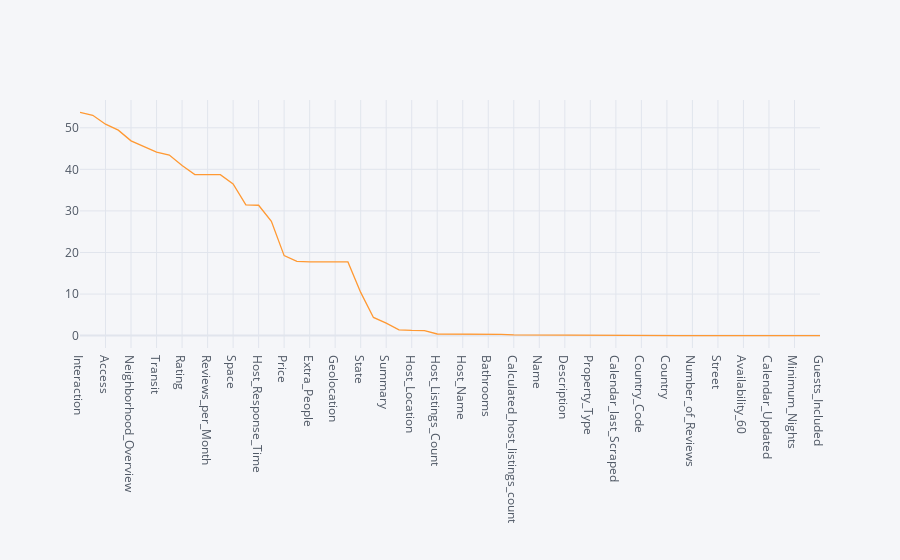

The cell this chart's notebook holds for it:
### Code cell
null_values(df1).iplot(y=['Percent'],kind='line')

### Figure 1 — Plotly figure (JSON) as saved in the notebook; plotly's stock layout.template omitted (floating-point values rounded to 4 significant figures)
{"data": [{"line": {"color": "rgba(255, 153, 51, 1.0)", "dash": "solid", "shape": "linear", "width": 1.3}, "mode": "lines", "name": "Percent", "text": "", "type": "scatter", "x": ["Interaction", "Cleaning_Fee", "Access", "Host_About", "Neighborhood_Overview", "House_Rules", "Transit", "Host_Response_Rate", "Rating", "First_Review", "Reviews_per_Month", "Last_Review", "Space", "Neighbourhood", "Host_Response_Time", "Host_Neighbourhood", "Price", "Features", "Extra_People", "Latitude", "Geolocation", "Longitude", "State", "Zipcode", "Summary", "Market", "Host_Location", "Amenities", "Host_Listings_Count", "Host_Total_Listings_Count", "Host_Name", "Host_Since", "Bathrooms", "Beds", "Calculated_host_listings_count", "Bedrooms", "Name", "City", "Description", "Accommodates", "Property_Type", "Bed_Type", "Calendar_last_Scraped", "Smart_Location", "Country_Code", "Cancellation_Policy", "Country", "Neighbourhood_Cleansed", "Number_of_Reviews", "Availability_365", "Street", "Availability_90", "Availability_60", "Availability_30", "Calendar_Updated", "Maximum_Nights", "Minimum_Nights", "Room_Type", "Guests_Included"], "y": [53.7, 53.01, 50.86, 49.43, 46.86, 45.44, 44.16, 43.43, 40.9, 38.74, 38.74, 38.71, 36.5, 31.44, 31.36, 27.5, 19.24, 17.88, 17.74, 17.73, 17.73, 17.73, 10.39, 4.37, 3, 1.39, 1.26, 1.22, 0.39, 0.39, 0.39, 0.39, 0.38, 0.29, 0.17, 0.15, 0.13, 0.12, 0.05, 0.01, 0, 0, 0, 0, 0, 0, 0, 0, 0, 0, 0, 0, 0, 0, 0, 0, 0, 0, 0]}], "layout": {"legend": {"bgcolor": "#F5F6F9", "font": {"color": "#4D5663"}}, "paper_bgcolor": "#F5F6F9", "plot_bgcolor": "#F5F6F9", "title": {"font": {"color": "#4D5663"}}, "xaxis": {"gridcolor": "#E1E5ED", "showgrid": true, "tickfont": {"color": "#4D5663"}, "title": {"font": {"color": "#4D5663"}, "text": ""}, "zerolinecolor": "#E1E5ED"}, "yaxis": {"gridcolor": "#E1E5ED", "showgrid": true, "tickfont": {"color": "#4D5663"}, "title": {"font": {"color": "#4D5663"}, "text": ""}, "zerolinecolor": "#E1E5ED"}}}
